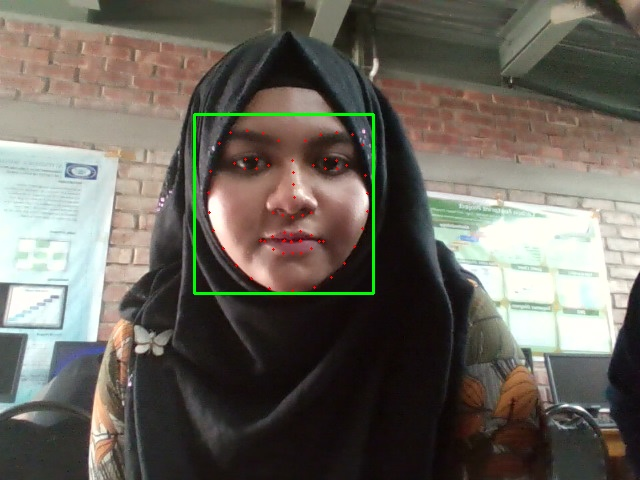
#> input picture Facial Landmarks/captured_images/Tahasin.jpg, 640 x 480 px, found by its file name
$ python analysis.py
#> lines starting #> are read from the running program, lines starting #| are printed output that depends on the picture; after the words box and inside, x2 and y2 are one past the last pixel; in counts of white or black regions, pixels touching at a corner belong together
import cv2
import math

# Define the facial landmark points
LANDMARK_POINTS = [
    (30, 30), (36, 30), (42, 30), (48, 30), (54, 30), (60, 30), (66, 30),
    (33, 36), (39, 36), (45, 36), (51, 36), (57, 36), (63, 36),
    (36, 42), (42, 42), (48, 42), (54, 42), (60, 42), (66, 42),
    (42, 48), (48, 48), (54, 48), (60, 48),
    (48, 54), (54, 54), (60, 54),
    (54, 60), (60, 60),
    (60, 66),
]

# Define the facial shape categories
FACIAL_SHAPES = {
    'oval': (1.3, 1.5),  # length to width ratio
    'round': (1.0, 1.2),
    'oblong': (1.5, 1.7),
    'square': (0.9, 1.1),
    'triangle': (1.2, 1.4),
    'diamond': (1.4, 1.6),
    'heart': (1.1, 1.3)
}

def calculate_facial_shape(landmarks):
    # Calculate the facial dimensions
    width = math.hypot(landmarks[0][0] - landmarks[-1][0], landmarks[0][1] - landmarks[-1][1])
    length = math.hypot(landmarks[8][0] - landmarks[26][0], landmarks[8][1] - landmarks[26][1])
    ratio = length / width

    # Determine the facial shape
    for shape, (min_ratio, max_ratio) in FACIAL_SHAPES.items():
        if min_ratio <= ratio <= max_ratio:
            return shape

    return 'unknown'

def detect_landmarks(image_path):
    # Read the image
    image = cv2.imread(image_path)
#> image is the input picture: shape (480, 640, 3); mean B, G, R 92.5, 101.1, 105.6

    # Convert the image to grayscale
    gray = cv2.cvtColor(image, cv2.COLOR_BGR2GRAY)
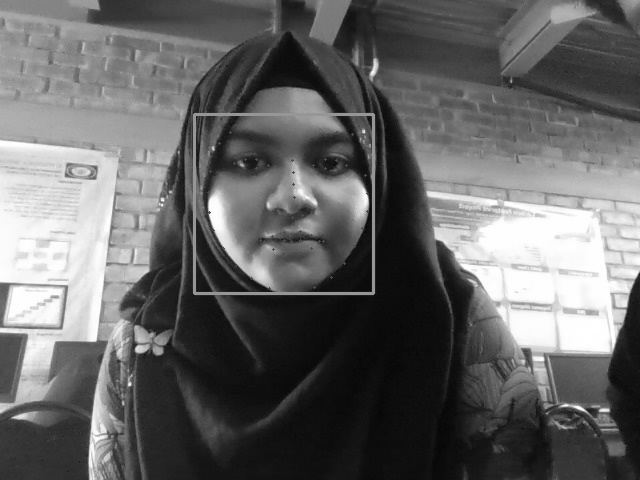
#> gray: shape (480, 640); min 2, max 255, mean 101.5

    # Detect the facial landmark points
    landmarks = [(point[0], point[1]) for point in LANDMARK_POINTS]
    for point in landmarks:
        cv2.circle(image, point, 3, (0, 0, 255), -1)
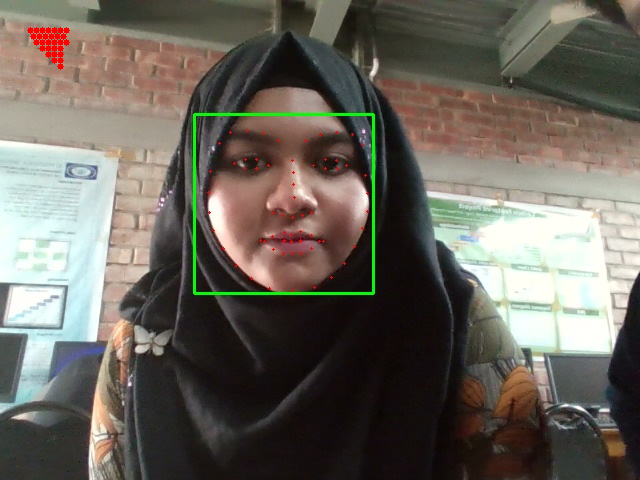
#> image: shape (480, 640, 3); 0.26% of pixels changed, all inside (x1, y1, x2, y2) = (27, 27, 70, 70)

    return landmarks

def analyze_image(image_path):
    # Detect the facial landmarks
    landmarks = detect_landmarks(image_path)

    # Calculate the facial shape
    facial_shape = calculate_facial_shape(landmarks)

    print(f'Facial Shape: {facial_shape}')

# Call the analyze_image function with the image file path
image_path = (r'E:\MyProjects\Lensify Try on Your Vision, Virtually\Source Code\Basic Virtual Try On - TestI\virtual_glasses_try_on_test_code\Facial Landmarks\captured_images\Tahasin.jpg')
analyze_image(image_path)

$ run again, with Facial Landmarks/captured_images/Ahiyan.jpg copied over Facial Landmarks/captured_images/Tahasin.jpg
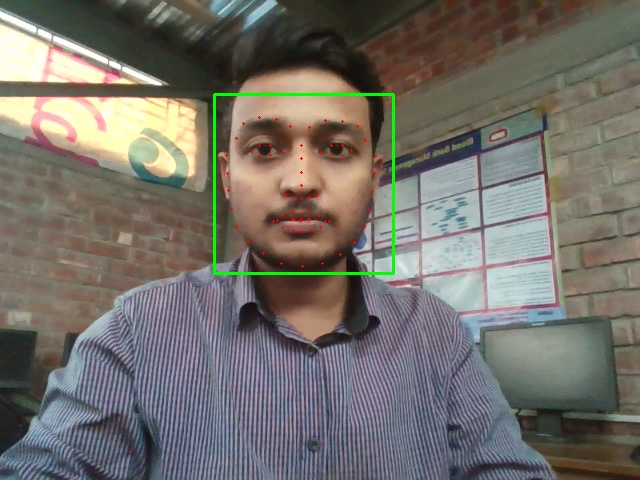
#> input picture Facial Landmarks/captured_images/Ahiyan.jpg, 640 x 480 px, found by its file name
#> in detect_landmarks, image is the input picture: shape (480, 640, 3); mean B, G, R 105.9, 112.3, 116
#> in detect_landmarks, `gray = cv2.cvtColor(image, cv2.COLOR_BGR2GRAY)`:
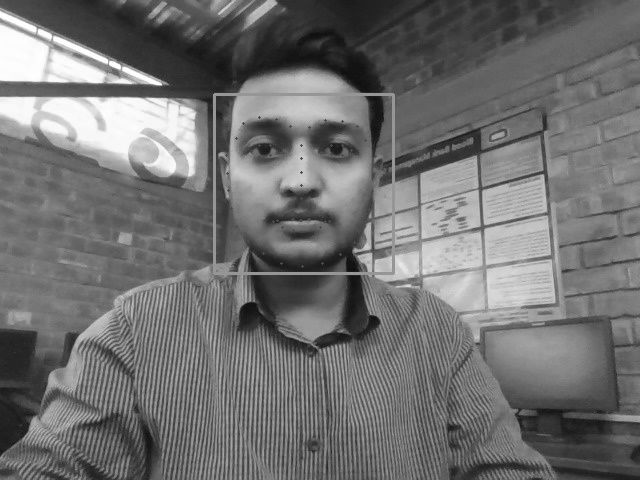
#> gray: shape (480, 640); min 13, max 255, mean 112.7
#> after the loop in detect_landmarks, `for point in landmarks:`:
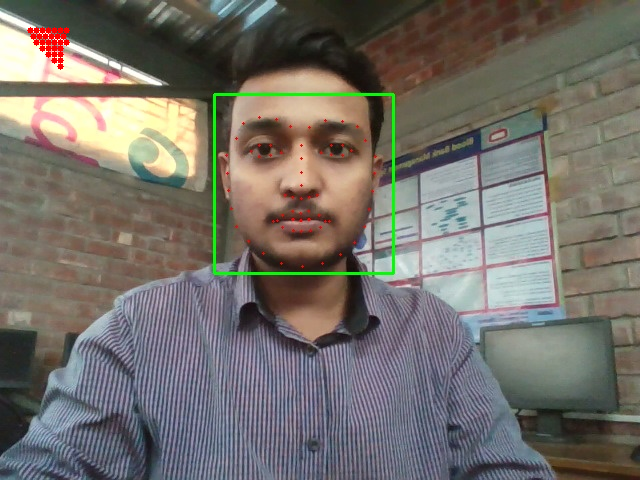
#> image: shape (480, 640, 3); 0.26% of pixels changed, all inside (x1, y1, x2, y2) = (27, 27, 70, 70)

$ run again, with Facial Landmarks/captured_images/Ansary.jpg copied over Facial Landmarks/captured_images/Tahasin.jpg
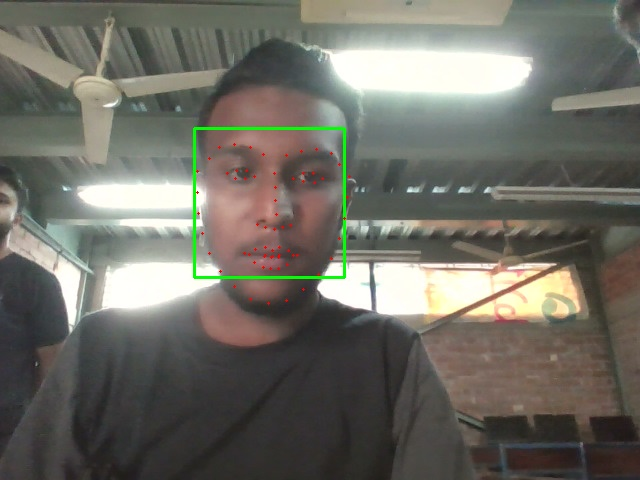
#> input picture Facial Landmarks/captured_images/Ansary.jpg, 640 x 480 px, found by its file name
#> in detect_landmarks, image is the input picture: shape (480, 640, 3); mean B, G, R 101.1, 109.4, 110.8
#> in detect_landmarks, `gray = cv2.cvtColor(image, cv2.COLOR_BGR2GRAY)`:
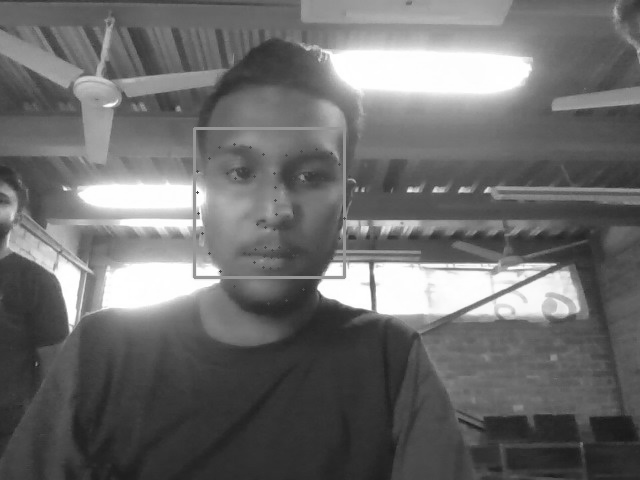
#> gray: shape (480, 640); min 26, max 255, mean 108.9
#> after the loop in detect_landmarks, `for point in landmarks:`:
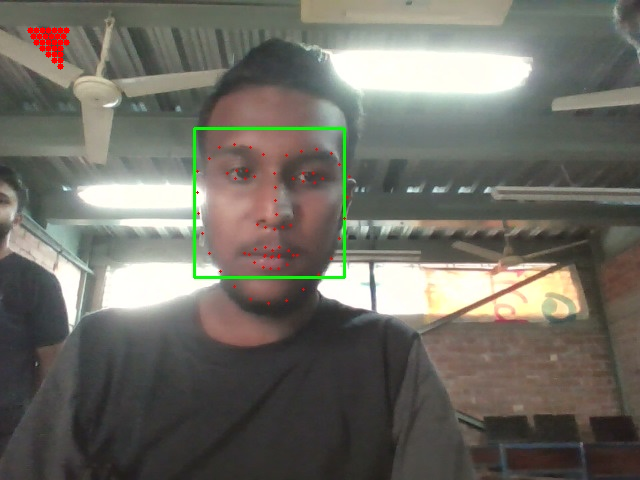
#> image: shape (480, 640, 3); 0.26% of pixels changed, all inside (x1, y1, x2, y2) = (27, 27, 70, 70)

$ run again, with Facial Landmarks/captured_images/Aprim.jpg copied over Facial Landmarks/captured_images/Tahasin.jpg
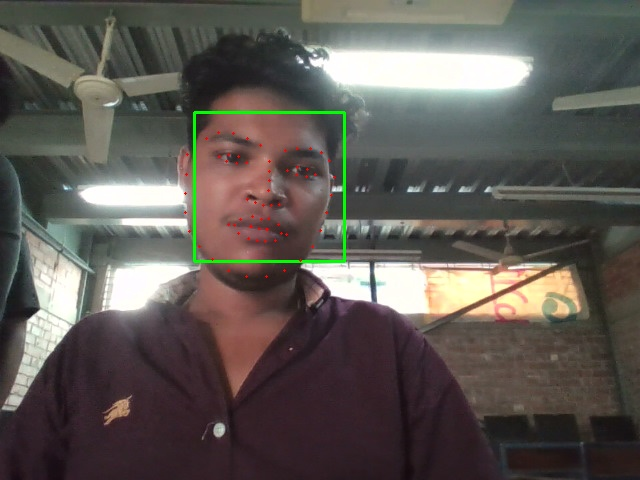
#> input picture Facial Landmarks/captured_images/Aprim.jpg, 640 x 480 px, found by its file name
#> in detect_landmarks, image is the input picture: shape (480, 640, 3); mean B, G, R 84.1, 89.2, 94.3
#> in detect_landmarks, `gray = cv2.cvtColor(image, cv2.COLOR_BGR2GRAY)`:
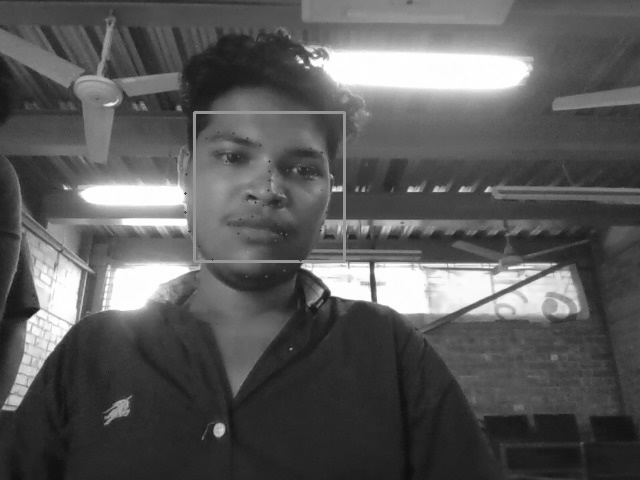
#> gray: shape (480, 640); min 13, max 255, mean 90.2
#> after the loop in detect_landmarks, `for point in landmarks:`:
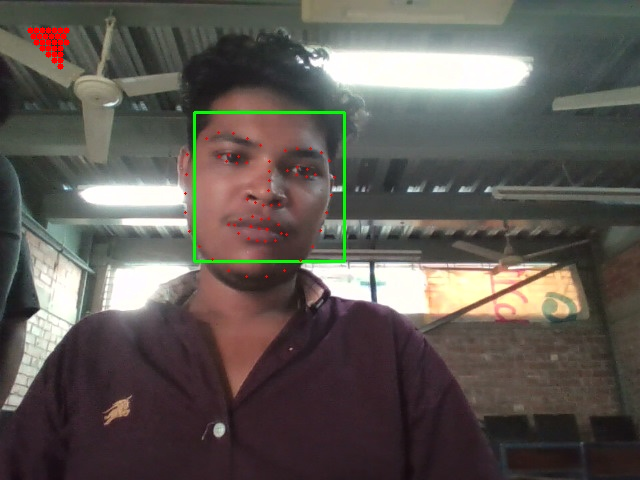
#> image: shape (480, 640, 3); 0.26% of pixels changed, all inside (x1, y1, x2, y2) = (27, 27, 70, 70)
